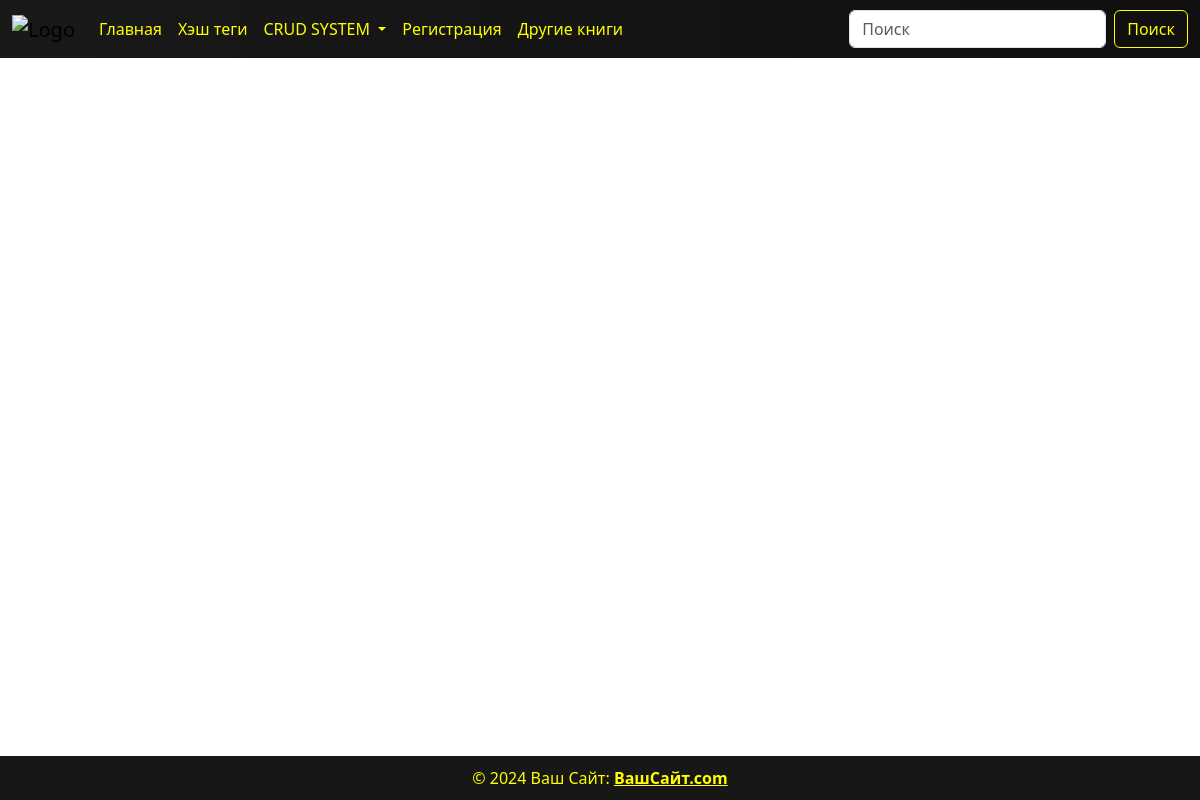
/, run on an earlier commit of the app's database.
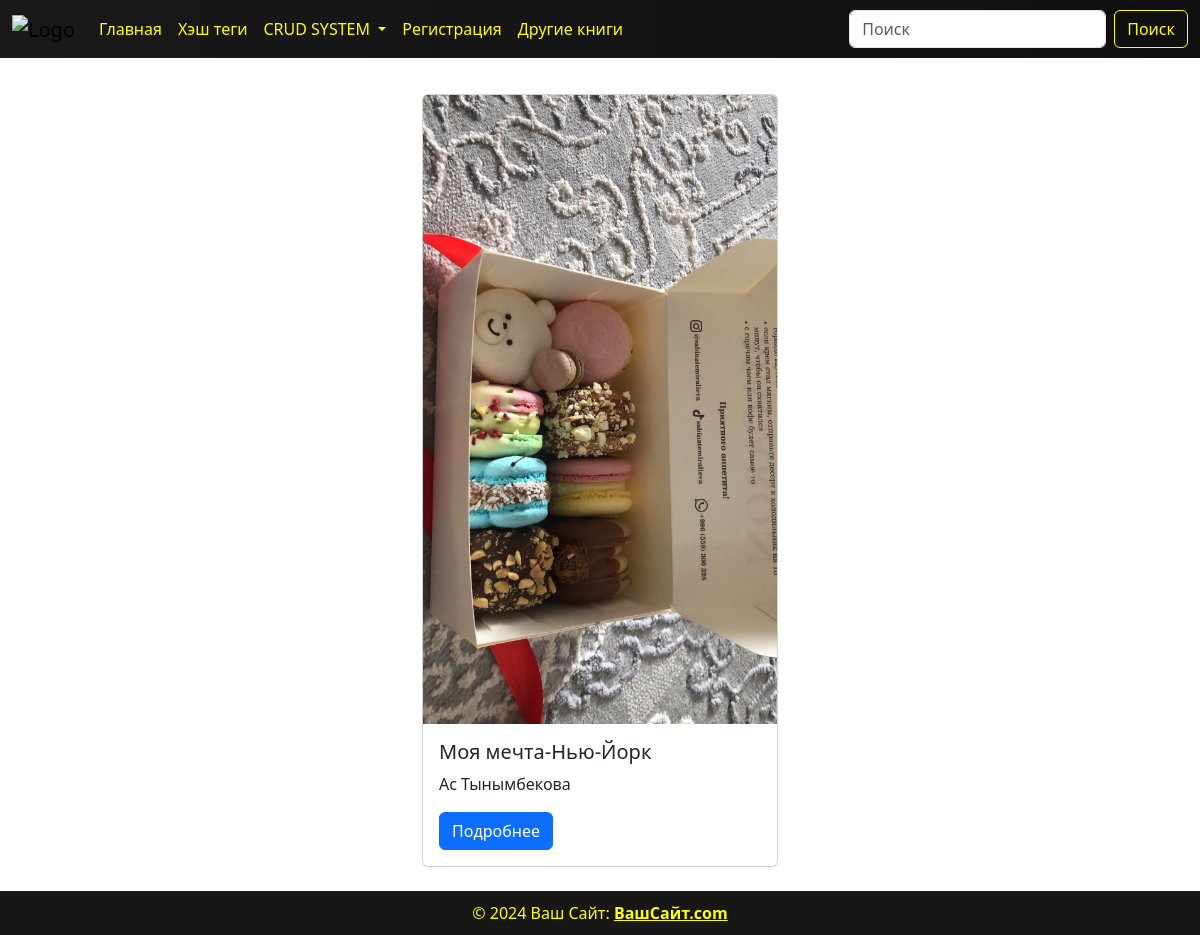
And on a later commit of the database.
### main_page/models.py (models this page shows, shortened)
class Books(models.Model):
    GENRE_CHOICE = (
        ('Детектив', 'Детектив'),
        ('Роман', 'Роман'),
        ('Детские', 'Детские')
    )
    image = models.ImageField(upload_to='books/', verbose_name='Загрузите картинку',null=True)
    title = models.CharField(max_length=100, verbose_name='Напишите название книги')
    description = models.TextField(verbose_name='Напишите описание книги', default='Lorem Ipsum')
    price = models.FloatField(verbose_name='Укажите цену книги')
    date_published = models.DateField(verbose_name='Укажите дату публикации книги')
    genre = models.CharField(max_length=100, choices=GENRE_CHOICE, default='Детектив',verbose_name='Укажите жанр книги',null=True)
    pages = models.CharField(max_length=50, verbose_name='Укажите количество страниц в книге')
    author = models.CharField(max_length=30, verbose_name='Укажите автора книги')
    audio_book = models.URLField(verbose_name='Укажите ссылку на аудио-книгу')
    class Meta:
        verbose_name = 'Книга'
        verbose_name_plural = 'Книги'

### main_page/views.py (the view)
# urls.py: path('', views.books_list_view, name='books_list'),
def books_list_view(request):
    if request.method == 'GET':
        books_list = models.Books.objects.filter().order_by('-id')
        context = {'books_list': books_list}
        return render(request, template_name='book.html', context=context)

### templates/book.html
{% include 'header.html' %}
<div class="container mt-4 content">
    <div class="row justify-content-center">
        {% for i in books_list %}
        <div class="col-md-4 mb-4">
            <div class="card" style="width: 100%;">
                <img src="{{ i.image }}" class="card-img-top" alt="Обложка книги">
                <div class="card-body">
                    <h5 class="card-title">{{ i.title }}</h5>
                    <p class="card-text">{{ i.author }}</p>
                    <a href="/book_detail/{{ i.id }}/" class="btn btn-primary">Подробнее</a>
                </div>
            </div>
        </div>
        {% endfor %}
    </div>
</div>
{% include 'footer.html' %}

### templates/header.html (shortened to what this page needs)
{% load static %}
<!DOCTYPE html>
<html lang="en">
<head>
    <link rel="stylesheet" href="{% static 'css/show.css' %}">
    <link rel="stylesheet" href="{% static 'css/show_detail.css' %}">
    <link href="https://cdn.jsdelivr.net/npm/bootstrap@5.3.3/dist/css/bootstrap.min.css" rel="stylesheet"
>
</head>
<body>
<nav class="navbar navbar-expand-lg bg-body-tertiary fixed-top"
     style="background: linear-gradient(to right, #1a1919, #100f0f);">
    <div class="container-fluid">
        <a class="navbar-brand" href="#">
            <img src="https://lh5.googleusercontent.com/yzWtzlXIlHfLjcFkr0S7UgmoX9HFoJ6VRszWZyEt-G85Gl5ID_XxoLX6Ji6E223S-EU2UUt2Y89uOwkm0tr8KkLQbM4Su17ln5HVBLaLHfxFIqm4DDpwmzPhfeAg1mja2Xdz7JkCvJqbpoEOT0CX8Cg"
                 alt="Logo" style="width: 40px; height: 40px;">
        </a>
        <div class="collapse navbar-collapse" id="navbarSupportedContent">
            <ul class="navbar-nav me-auto mb-2 mb-lg-0">
                <li class="nav-item">
                    <a class="nav-link active" aria-current="page" href="{% url 'books_list' %}" style="color: yellow;">Главная</a>
                </li>
                <li class="nav-item">
                    <a class="nav-link" href="{% url 'all_hashtags_tags' %}" style="color: yellow;">Хэш теги</a>
                </li>
                <li class="nav-item dropdown">
                    <a class="nav-link dropdown-toggle" href="#" role="button" data-bs-toggle="dropdown"
                       aria-expanded="false" style="color: yellow;">
                        CRUD SYSTEM
                    </a>
                </li>
                <li class="nav-item">
                    <a class="nav-link enable" href="#" style="color: yellow;">Регистрация</a>
                </li>
                <li class="nav-item">
                    <a class="nav-link enable" href="#" style="color: yellow;">Другие книги</a>
                </li>
            </ul>
            <form class="d-flex" role="search">
                <input class="form-control me-2" type="search" placeholder="Поиск" aria-label="Поиск">
                <button class="btn btn-outline-success" type="submit" style="color: yellow; border-color: yellow;">
                    Поиск
                </button>
            </form>
        </div>
    </div>
</nav>

### templates/footer.html (shortened to what this page needs)
<footer>
    © 2024 Ваш Сайт:
    <a class="text-reset fw-bold" href="#" style="color: yellow;">ВашСайт.com</a>
</footer>
</body>
</html>

### static/show.css (style rules this page uses)
body { display: flex; flex-direction: column; min-height: 100vh; padding-top: 70px; background: url("https://i.pinimg.com/736x/e3/7d/a9/e37da92d1e32051af32a81a8950733f3.jpg"); background-repeat: no-repeat; background-size: cover; background-position: center; }
.content { flex: 1; }
footer { background-color: #171716; color: yellow; text-align: center; padding: 10px; }
.card { height: 200px; }
.card-body { overflow: hidden; }
.card-text { white-space: nowrap; overflow: hidden; text-overflow: ellipsis; }
.card img { width: 100%; height: 100%; object-fit: cover; }
.card { height: auto; }

### static/show_detail.css (style rules this page uses)
body { display: flex; flex-direction: column; min-height: 100vh; padding-top: 70px; background: url("https://i.pinimg.com/736x/e3/7d/a9/e37da92d1e32051af32a81a8950733f3.jpg"); background-repeat: no-repeat; background-size: cover; background-position: center; }
footer { background-color: #171716; color: yellow; text-align: center; padding: 10px; }

What changed in the data, as far as the page shows it:
added Books: image (picture), title "Моя мечта-Нью-Йорк", author "Ac Тынымбекова"
